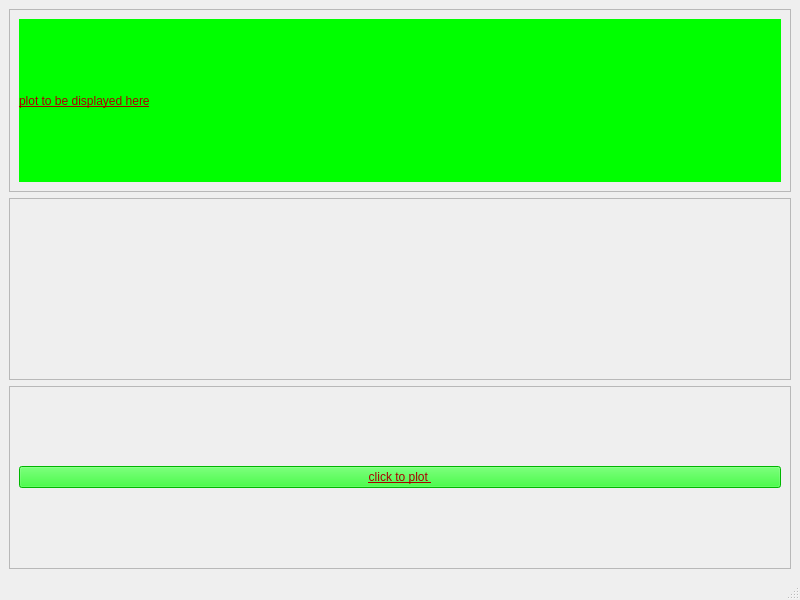
<?xml version="1.0" encoding="UTF-8"?>
<ui version="4.0">
 <class>graph</class>
 <widget class="QMainWindow" name="graph">
  <property name="geometry">
   <rect>
    <x>0</x>
    <y>0</y>
    <width>800</width>
    <height>600</height>
   </rect>
  </property>
  <property name="windowTitle">
   <string>graph</string>
  </property>
  <widget class="QWidget" name="centralwidget">
   <layout class="QVBoxLayout" name="verticalLayout">
    <item>
     <widget class="QFrame" name="frame_3">
      <property name="frameShape">
       <enum>QFrame::StyledPanel</enum>
      </property>
      <property name="frameShadow">
       <enum>QFrame::Raised</enum>
      </property>
      <layout class="QHBoxLayout" name="horizontalLayout_2">
       <item>
        <widget class="QLabel" name="label">
         <property name="styleSheet">
          <string notr="true">QLabel{
background-color : rgb(0, 255, 0);
color : rgb(170, 0, 0);
font: 14pt &quot;Sans Serif&quot;;
text-decoration: underline;}</string>
         </property>
         <property name="text">
          <string>plot to be displayed here</string>
         </property>
        </widget>
       </item>
      </layout>
     </widget>
    </item>
    <item>
     <widget class="QFrame" name="frame_2">
      <property name="frameShape">
       <enum>QFrame::StyledPanel</enum>
      </property>
      <property name="frameShadow">
       <enum>QFrame::Raised</enum>
      </property>
     </widget>
    </item>
    <item>
     <widget class="QFrame" name="frame">
      <property name="frameShape">
       <enum>QFrame::StyledPanel</enum>
      </property>
      <property name="frameShadow">
       <enum>QFrame::Raised</enum>
      </property>
      <layout class="QHBoxLayout" name="horizontalLayout">
       <item>
        <widget class="QPushButton" name="pushButton">
         <property name="autoFillBackground">
          <bool>false</bool>
         </property>
         <property name="styleSheet">
          <string notr="true">QPushButton{
background-color : rgb(0, 255, 0);
color : rgb(170, 0, 0);
font: 14pt &quot;Sans Serif&quot;;
text-decoration: underline;}</string>
         </property>
         <property name="text">
          <string>click to plot </string>
         </property>
        </widget>
       </item>
      </layout>
     </widget>
    </item>
   </layout>
  </widget>
  <widget class="QMenuBar" name="menubar">
   <property name="geometry">
    <rect>
     <x>0</x>
     <y>0</y>
     <width>800</width>
     <height>19</height>
    </rect>
   </property>
  </widget>
  <widget class="QStatusBar" name="statusbar"/>
 </widget>
 <resources/>
 <connections/>
</ui>
